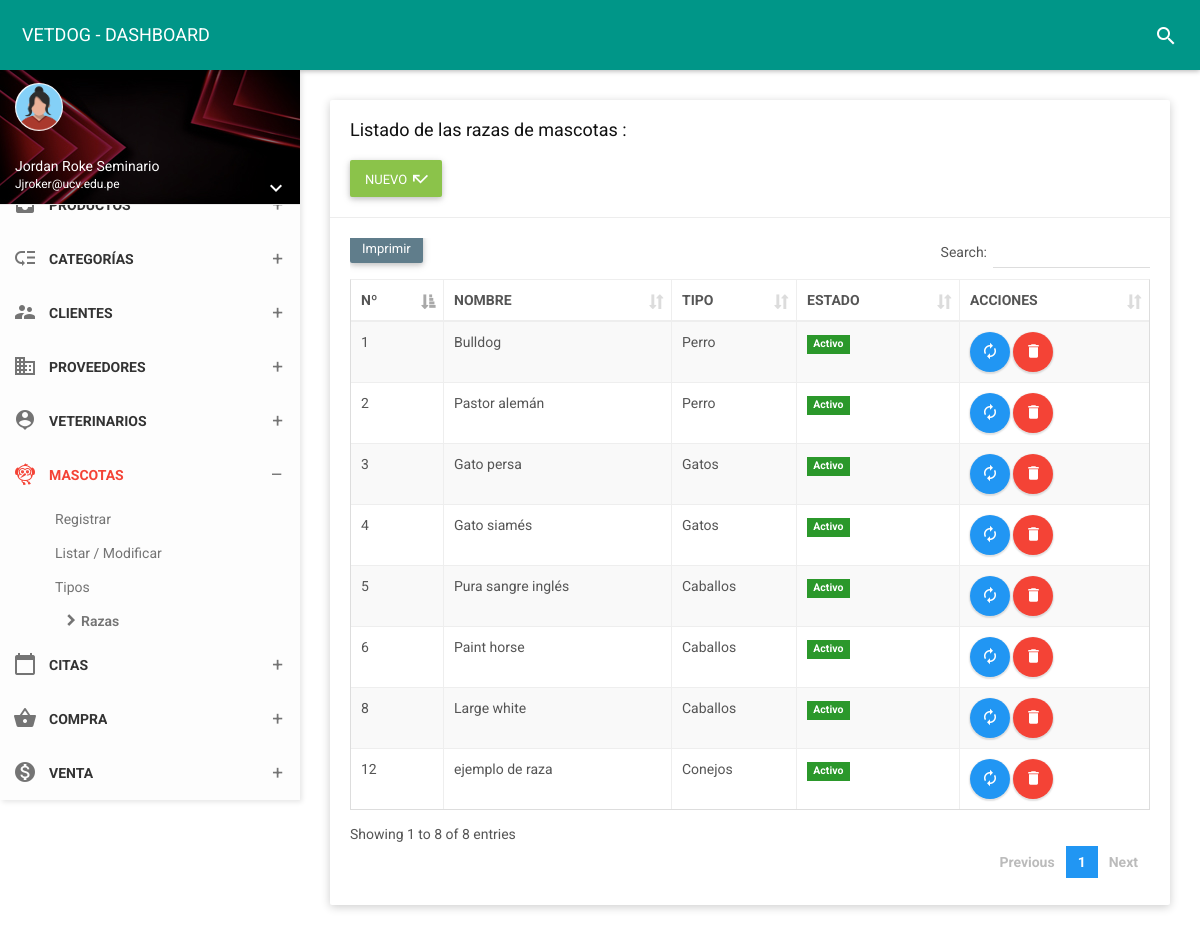
The app's page /folder/raza.php (signed in) with its own data.
### tables this page shows
CREATE TABLE `raza` (
  `id_raza` int(11) NOT NULL,
  `nomraza` varchar(50) NOT NULL,
  `id_tiM` int(11) NOT NULL,
  `estado` char(1) NOT NULL
);

CREATE TABLE `pet_type` (
  `id_tiM` int(11) NOT NULL,
  `noTiM` varchar(35) NOT NULL,
  `estado` char(1) NOT NULL,
  `fere` timestamp NOT NULL DEFAULT current_timestamp() ON UPDATE current_timestamp()
);

### controlador/razacontrolador.php (called while the page is built, shortened)
<?php
require_once '../modelo/modeloraza.php';
class razacontrolador{
    function mostrar(){
        $raza=new Modelo();
        $dato=$raza->mostrar("raza", "1");
        require_once '../vista/raza/mostrar.php';
    }
    }

### modelo/modeloraza.php (called while the page is built, shortened)
<?php
class Modelo{
  private $raza;
  private $db;
  public function __construct(){
      $this->raza=array();
      $this->db=new PDO('mysql:host=localhost;dbname=vetdog',"root","");
  }
  public function mostrar($tabla,$condicion){
      $consulta="SELECT raza.nomraza, raza.id_raza, pet_type.id_tiM, pet_type.noTiM, raza.estado FROM raza INNER JOIN pet_type ON raza.id_tiM = pet_type.id_tiM";
      $resultado=$this->db->query($consulta);
      while ($tabla=$resultado->fetchAll(PDO::FETCH_ASSOC)) {
          $this->raza[]=$tabla;
      }
      return $this->raza;
    }
}
 ?>

### vista/raza/mostrar.php (the view, shortened to what this page needs)
<!DOCTYPE html>
<html>
<head>
    <link href="../assets/plugins/bootstrap/css/bootstrap.css" rel="stylesheet">
    <link href="../assets/plugins/node-waves/waves.css" rel="stylesheet" />
    <link href="../assets/plugins/animate-css/animate.css" rel="stylesheet" />
    <link href="../assets/plugins/jquery-datatable/skin/bootstrap/css/dataTables.bootstrap.css" rel="stylesheet">
    <link href="../css/style.css" rel="stylesheet">
    <link href="../assets/css/themes/all-themes.css" rel="stylesheet" />
</head>
<body class="theme-red">
    <nav class="navbar">
        <div class="container-fluid">
            <div class="navbar-header">
                <a class="navbar-brand" href="../vista/panel-admin/administrador"> VETDOG - DASHBOARD </a>
            </div>
            <div class="collapse navbar-collapse" id="navbar-collapse">
                <ul class="nav navbar-nav navbar-right">
                    <li><a href="javascript:void(0);" class="js-search" data-close="true"><i class="material-icons">search</i></a></li>
                </ul>
            </div>
        </div>
    </nav>
    <section>
        <aside id="leftsidebar" class="sidebar">
            <div class="user-info">
                <div class="image">
                    <img src="../assets/img/mujerico.png" width="48" height="48" alt="User" />
                </div>
                <div class="info-container">
                    <div class="name" data-toggle="dropdown" aria-haspopup="true" aria-expanded="false"><?php echo ucfirst($_SESSION['nombre']); ?></div>
                    <div class="email"><?php echo ucfirst($_SESSION['correo']); ?></div>
                    <div class="btn-group user-helper-dropdown">
                        <i class="material-icons" data-toggle="dropdown" aria-haspopup="true" aria-expanded="true">keyboard_arrow_down</i>
                    </div>
                </div>
            </div>
            <div class="menu">
                <ul class="list">
                    <li>
                        <a href="javascript:void(0);" class="menu-toggle">
                            <i class="material-icons">inbox</i>
                            <span>PRODUCTOS</span>
                        </a>
                    </li>
                    <li>
                        <a href="javascript:void(0);" class="menu-toggle">
                            <i class="material-icons">low_priority</i>
                            <span>CATEGORÍAS</span>
                        </a>
                    </li>
                    <li>
                        <a href="javascript:void(0);" class="menu-toggle">
                            <i class="material-icons">supervisor_account</i>
                            <span>CLIENTES</span>
                        </a>
                    </li>
                    <li>
                        <a href="javascript:void(0);" class="menu-toggle">
                            <i class="material-icons">business</i>
                            <span>PROVEEDORES</span>
                        </a>
                    </li>
                    <li>
                        <a href="javascript:void(0);" class="menu-toggle">
                            <i class="material-icons">person_pin</i>
                            <span>VETERINARIOS</span>
                        </a>
                    </li>
                    <li class="active">
                        <a href="javascript:void(0);" class="menu-toggle">
                            <i class="material-icons">flutter_dash</i>
                            <span>MASCOTAS</span>
                        </a>
                        <ul class="ml-menu">
                            <li>
                                <a href="../vista/mascotas/nuevo">Registrar</a>
                            </li>
                            <li>
                                <a href="mascotas">Listar / Modificar</a>
                            </li>
                            <li>
                                <a href="tipo">Tipos</a>
                            </li>
                            <li class="active">
                                <a href="raza">Razas</a>
                            </li>
                        </ul>
</li>
                    <li>
                        <a href="javascript:void(0);" class="menu-toggle">
                            <i class="material-icons">calendar_today</i>
                            <span>CITAS</span>
                        </a>
    </li>
    <li>
                        <a href="javascript:void(0);" class="menu-toggle">
                            <i class="material-icons">shopping_basket</i>
                            <span>COMPRA</span>
                        </a>
    </li>
<li>
                        <a href="javascript:void(0);" class="menu-toggle">
                            <i class="material-icons">monetization_on</i>
                            <span>VENTA</span>
                        </a>
    </li>
    </section>
    <section class="content">
        <div class="container-fluid">
            <div class="row clearfix">
                <div class="col-lg-12 col-md-12 col-sm-12 col-xs-12">
                    <div class="card">
                        <div class="header">
                            <h2>
                                Listado de las razas de mascotas :
                            </h2><br>
                            <a type="button" href="../vista/raza/nuevo" class="btn bg-light-green waves-effect">
                                <span>NUEVO</span>
                                <i class="material-icons">call_missed</i>
                            </a>
                        </div>
                        <div class="body">
                            <div class="table-responsive">
                                <table class="table table-bordered table-striped table-hover dataTable js-exportable">
                                    <thead>
                                        <tr>
                                        <th>Nº</th>
                                        <th>NOMBRE</th>
                                        <th>TIPO</th>
                                        <th>ESTADO</th>
                                        <th>ACCIONES</th>
                                    </tr>
                                    </thead>
                                    <tbody>
                                       <?php
                          foreach ($dato as $key => $value){
                              foreach ($value as $va) { ?>
                                        <tr>
            <td><?php echo $va['id_raza'];?></td>
            <td><?php echo $va['nomraza'];?></td>
            <td><?php echo $va['noTiM'];?></td>
<td><?php
                if($va['estado']==1)  { ?>
                <form  method="get" action="javascript:activo('<?php echo $va['id_raza']; ?>')">
                    <span class="label label-success">Activo</span>
                </form>
                <?php  }   else {?>
                    <form  method="get" action="javascript:inactivo('<?php echo $va['id_raza']; ?>')">
                        <button type="submit" class="btn btn-danger btn-xs">Inactivo</button>
                     </form>
                        <?php  } ?></td>
<td><a type="button" href="../vista/raza/edit?id=<?php echo $va["id_raza"]; ?>"  class="btn bg-blue btn-circle waves-effect waves-circle waves-float">
                    <i class="material-icons">autorenew</i>
                </a>
                <a type="button" href="../vista/raza/borrar?id=<?php echo $va["id_raza"]; ?>"  class="btn bg-red btn-circle waves-effect waves-circle waves-float">
                    <i class="material-icons">delete</i>
                </a>
                                        </tr>
                            <?php
                              }
                              }
                              ?>
                                    </tbody>
                                </table>
                            </div>
                        </div>
                    </div>
                </div>
            </div>
        </div>
    </section>
</body>
</html>

### assets/css/themes/all-themes.css (style rules this page uses)
.theme-red .navbar-brand { color: #fff; }
.theme-red .nav > li > a { color: #fff; }
.theme-red .sidebar .menu .list li.active { background-color: transparent; }
.theme-red .sidebar .menu .list li.active > :first-child i, .theme-red .sidebar .menu .list li.active > :first-child span { color: #F44336; }
.theme-red .sidebar .menu .list .toggled { background-color: transparent; }
.theme-red .sidebar .menu .list .ml-menu { background-color: transparent; }

### records on screen
raza: id_raza "1", nomraza "Bulldog", id_tiM.noTiM "Perro"
raza: id_raza "2", nomraza "Pastor alemán", id_tiM.noTiM "Perro"
raza: id_raza "3", nomraza "Gato persa", id_tiM.noTiM "Gatos"
raza: id_raza "4", nomraza "Gato siamés", id_tiM.noTiM "Gatos"
raza: id_raza "5", nomraza "Pura sangre inglés", id_tiM.noTiM "Caballos"
raza: id_raza "6", nomraza "Paint horse", id_tiM.noTiM "Caballos"
raza: id_raza "8", nomraza "Large white", id_tiM.noTiM "Caballos"
raza: id_raza "12", nomraza "ejemplo de raza", id_tiM.noTiM "Conejos"

### other values on screen
$_SESSION['nombre'] "Jordan Roke Seminario"
$_SESSION['correo'] "Jjroker@ucv.edu.pe"
